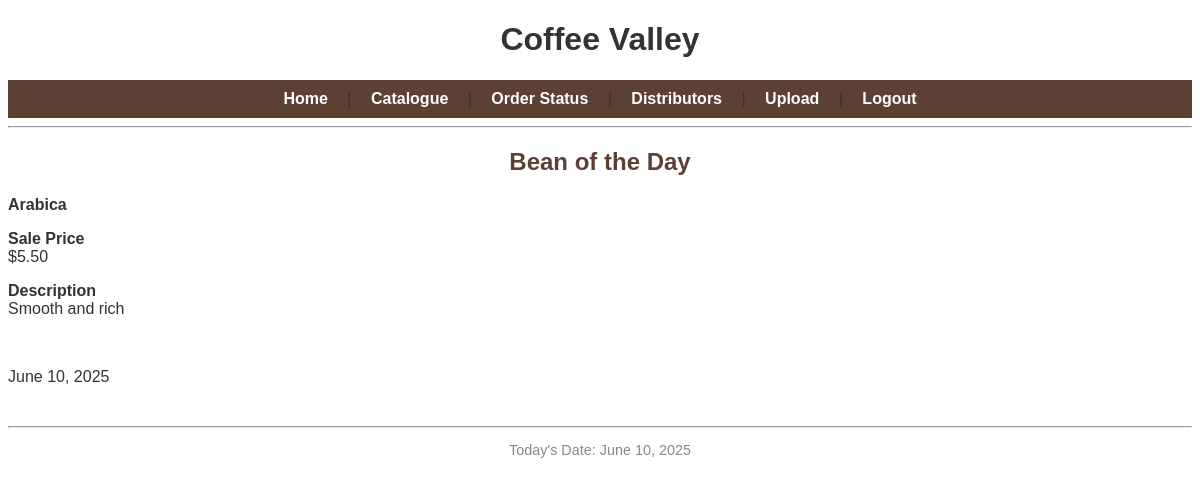
The app's page /home (signed in) with its own data.
### tables this page shows
CREATE TABLE Bean (
    id INTEGER PRIMARY KEY AUTOINCREMENT,
    name TEXT,
    description TEXT
);

CREATE TABLE DailyBean (
    id INTEGER PRIMARY KEY AUTOINCREMENT,
    bean_id INTEGER,
    sale_price REAL,
    FOREIGN KEY (bean_id) REFERENCES Bean(id)
);

### app.py (the view)
@app.route('/home')
def home():
    if 'user' not in session:
        return redirect(url_for('login'))
    db = get_db()
    query = '''
        SELECT b.name, b.description, d.sale_price
        FROM Bean b
        JOIN DailyBean d ON b.id = d.bean_id
        WHERE d.sale_price >= 0.00
        ORDER BY d.id ASC
        LIMIT 1
    '''
    bean = db.execute(query).fetchone()
    return render_template('home.html', bean=bean)

### app.py (called while the page is built)
@app.context_processor
def inject_datetime():
    return {'datetime': datetime}

def get_db():
    conn = sqlite3.connect(DATABASE)
    conn.row_factory = sqlite3.Row
    return conn

### templates/home.html
{% extends "base.html" %}
{% block content %}
<h2>Bean of the Day</h2>
{% if bean %}
    <p><strong>{{ bean['name'] }}</strong></p>
    <p><strong>Sale Price</strong><br>${{ '%.2f'|format(bean['sale_price']) }}</p>
    <p><strong>Description</strong><br>{{ bean['description'] }}</p>
{% else %}
    <p>No Bean available.</p>
{% endif %}
<p style="margin-top: 50px;">{{ datetime.utcnow().strftime('%B %d, %Y') }}</p>
{% endblock %}

### static/style.css (style rules this page uses)
body { font-family: Arial, sans-serif; background-color: #fff; color: #333; }
h2 { color: #5C4033; text-align: center; }

### records on screen
Bean: name "Arabica", description "Smooth and rich"
DailyBean: sale_price "5.50"
